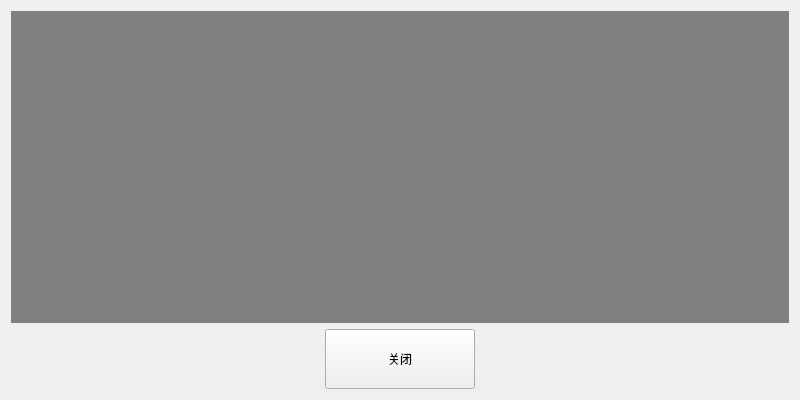
<?xml version="1.0" encoding="UTF-8"?>
<ui version="4.0">
 <class>DialogWeightDeviation</class>
 <widget class="QDialog" name="DialogWeightDeviation">
  <property name="geometry">
   <rect>
    <x>0</x>
    <y>0</y>
    <width>800</width>
    <height>400</height>
   </rect>
  </property>
  <property name="windowTitle">
   <string>重量偏差</string>
  </property>
  <layout class="QVBoxLayout" name="verticalLayout">
   <item>
    <widget class="GraphWeightDeviation" name="widget" native="true">
     <property name="styleSheet">
      <string notr="true">background: gray;</string>
     </property>
    </widget>
   </item>
   <item alignment="Qt::AlignHCenter">
    <widget class="QPushButton" name="OK">
     <property name="sizePolicy">
      <sizepolicy hsizetype="Fixed" vsizetype="Fixed">
       <horstretch>0</horstretch>
       <verstretch>0</verstretch>
      </sizepolicy>
     </property>
     <property name="minimumSize">
      <size>
       <width>150</width>
       <height>60</height>
      </size>
     </property>
     <property name="focusPolicy">
      <enum>Qt::NoFocus</enum>
     </property>
     <property name="styleSheet">
      <string notr="true"/>
     </property>
     <property name="text">
      <string>关闭</string>
     </property>
     <property name="shortcut">
      <string>Return</string>
     </property>
    </widget>
   </item>
  </layout>
 </widget>
 <customwidgets>
  <customwidget>
   <class>GraphWeightDeviation</class>
   <extends>QWidget</extends>
   <header>GraphWeightDeviation.h</header>
   <container>1</container>
  </customwidget>
 </customwidgets>
 <resources/>
 <connections/>
</ui>
